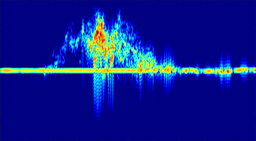
#> input picture pictures/04000000_1574696114_Raw_0_gray.png, 256 x 141 px, shrunk from 1481 x 813 before the run
$ python images_spectrogram_compilation.py   (older library calls are emulated)
#> lines starting #> are read from the running program, lines starting #| are printed output that depends on the picture
import numpy as np
import cv2
from scipy.signal import correlate
from PIL import Image
from skimage.metrics import structural_similarity as compare_ssim
import cv2

def find_best_x_shift(img1, img2):
    img1_gray = cv2.cvtColor(img1, cv2.COLOR_BGR2GRAY)
    img2_gray = cv2.cvtColor(img2, cv2.COLOR_BGR2GRAY)

    max_width = min(img1_gray.shape[1], img2_gray.shape[1])
    best_shift = 0
    best_corr = -1

    for shift in range(-max_width // 2, max_width // 2):

        M = np.float32([[1, 0, shift], [0, 1, 0]])
        img2_shifted = cv2.warpAffine(img2_gray, M, (img2_gray.shape[1], img2_gray.shape[0]))


        correlation = np.corrcoef(img1_gray.flatten(), img2_shifted.flatten())[0, 1]

        if correlation > best_corr:
            best_corr = correlation
            best_shift = shift

    return best_shift

def shift_image(img, shift_x):
    M = np.float32([[1, 0, shift_x], [0, 1, 0]])
    shifted_img = cv2.warpAffine(img, M, (img.shape[1], img.shape[0]))
    return shifted_img

img_path=["./pictures/04000000_1574696114_Raw_0_gray.png",
          "./pictures/04050010_1573836822_Raw_0_gray.png",
          "./pictures/04050029_1574114268_Raw_0_gray.png",
          "./pictures/04050029_1574114625_Raw_0_gray.png",
          "./pictures/04050030_1574193843_Raw_0_gray.png",
          "./pictures/04050030_1574456771_Raw_0_gray.png"]

img=[]
profile=[]

for path in img_path:
    img.append(cv2.imread(path, cv2.IMREAD_UNCHANGED))

for i in img:
    profile.append(np.mean(i, axis=0))


for i in range (0, len(img)-1):
    img1_colored = cv2.applyColorMap(img[i].astype(np.uint8), cv2.COLORMAP_MAGMA)
    img2_colored = cv2.applyColorMap(img[i+1].astype(np.uint8), cv2.COLORMAP_OCEAN)
    alpha= 0.5

    output_path = f"C:/Users/Anasnas/Documents/bakalavr/pictures_diff/diff_{i}.png"
    image = cv2.addWeighted(img1_colored, 1 - alpha, img2_colored, alpha, 0)
    cv2.imwrite(output_path, image)
#> this loop made 5 passes
#> pass 1, `img1_colored = cv2.applyColorMap(img[i].astype(np.uint8), cv2.COLORMAP..`:
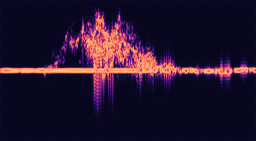
#> img1_colored: shape (141, 256, 3); mean B, G, R 46.7, 20.2, 38.1
#> pass 1, `image = cv2.addWeighted(img1_colored, 1 - alpha, img2_colored, alpha, 0)`:
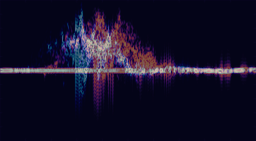
#> image: shape (141, 256, 3); mean B, G, R 39.2, 15.8, 20.3
#> after the loop:
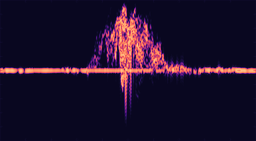
#> img1_colored: shape (141, 256, 3); mean B, G, R 42.8, 16.2, 31

for i in range (0, len(img)-1):
    best_x_shift = find_best_x_shift(img[i], img[i+1])
    aligned_img2 = shift_image(img[i+1], best_x_shift)
    img1_colored = cv2.applyColorMap(img[i].astype(np.uint8), cv2.COLORMAP_MAGMA)
    img2_colored = cv2.applyColorMap(aligned_img2.astype(np.uint8), cv2.COLORMAP_OCEAN)
    alpha= 0.5

    output_path = f"C:/Users/Anasnas/Documents/bakalavr/pictures_diff/test_diff_{i}.png"
    image = cv2.addWeighted(img1_colored, 1 - alpha, img2_colored, alpha, 0)
    cv2.imwrite(output_path, image)
#> this loop made 5 passes
#> pass 1, in find_best_x_shift, `img1_gray = cv2.cvtColor(img1, cv2.COLOR_BGR2GRAY)`:
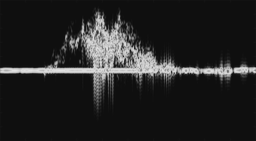
#> img1_gray: shape (141, 256); min 13, max 225, mean 36
#> pass 1, in find_best_x_shift, `img2_gray = cv2.cvtColor(img2, cv2.COLOR_BGR2GRAY)`:
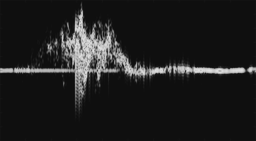
#> img2_gray: shape (141, 256); min 13, max 226, mean 31.1
#> pass 1, in shift_image, `shifted_img = cv2.warpAffine(img, M, (img.shape[1], img.shape[0]))`:
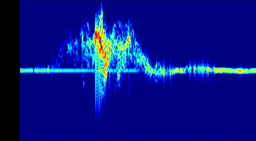
#> shifted_img: shape (141, 256, 3); mean B, G, R 132.5, 21.1, 6.5
#> pass 1, `img2_colored = cv2.applyColorMap(aligned_img2.astype(np.uint8), cv2.CO..`:
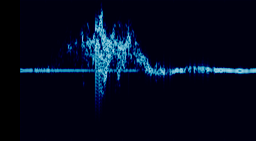
#> img2_colored: shape (141, 256, 3); mean B, G, R 29.5, 10.4, 3.1
